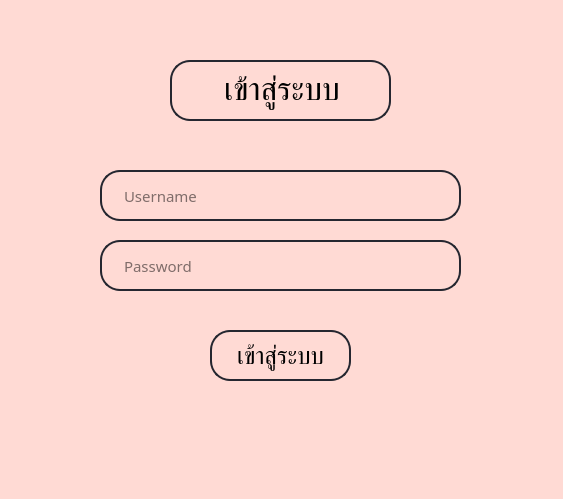
<?xml version="1.0" encoding="UTF-8"?>
<ui version="4.0">
 <class>Dialog</class>
 <widget class="QDialog" name="Dialog">
  <property name="geometry">
   <rect>
    <x>0</x>
    <y>0</y>
    <width>563</width>
    <height>499</height>
   </rect>
  </property>
  <property name="minimumSize">
   <size>
    <width>563</width>
    <height>0</height>
   </size>
  </property>
  <property name="maximumSize">
   <size>
    <width>563</width>
    <height>499</height>
   </size>
  </property>
  <property name="windowTitle">
   <string>เข้าสู่ระบบ</string>
  </property>
  <property name="windowIcon">
   <iconset>
    <normaloff>../../resorce/icon.png</normaloff>../../resorce/icon.png</iconset>
  </property>
  <property name="styleSheet">
   <string notr="true">background-color : rgb(255, 218, 212)</string>
  </property>
  <widget class="QPushButton" name="loginButton">
   <property name="geometry">
    <rect>
     <x>210</x>
     <y>330</y>
     <width>141</width>
     <height>51</height>
    </rect>
   </property>
   <property name="font">
    <font>
     <family>MS Shell Dlg 2</family>
     <pointsize>18</pointsize>
     <weight>50</weight>
     <italic>false</italic>
     <bold>false</bold>
    </font>
   </property>
   <property name="styleSheet">
    <string notr="true">QPushButton {
	font: 18pt &quot;MS Shell Dlg 2&quot;;	
	border: 2px solid rgb(37,39,48);
	border-radius: 20px;
	color: #0000;
	padding-left: 20px;
	padding-right: 20px;
}
QPushButton:hover {
	border: 2px solid rgb(48, 50, 62);
}
QPushButton:hover:pressed
{
  border: 2px solid rgb(255, 73, 73);
}
</string>
   </property>
   <property name="text">
    <string>เข้าสู่ระบบ</string>
   </property>
  </widget>
  <widget class="QLabel" name="label">
   <property name="geometry">
    <rect>
     <x>170</x>
     <y>60</y>
     <width>221</width>
     <height>61</height>
    </rect>
   </property>
   <property name="minimumSize">
    <size>
     <width>0</width>
     <height>0</height>
    </size>
   </property>
   <property name="styleSheet">
    <string notr="true">QLabel {	
	color: #0000;
	border: 2px solid rgb(37,39,48);
	border-radius: 20px;

}</string>
   </property>
   <property name="text">
    <string>&lt;html&gt;&lt;head/&gt;&lt;body&gt;&lt;p align=&quot;center&quot;&gt;&lt;span style=&quot; font-size:24pt;&quot;&gt;เข้าสู่ระบบ&lt;/span&gt;&lt;/p&gt;&lt;/body&gt;&lt;/html&gt;</string>
   </property>
  </widget>
  <widget class="QLineEdit" name="passwordText">
   <property name="geometry">
    <rect>
     <x>100</x>
     <y>240</y>
     <width>361</width>
     <height>51</height>
    </rect>
   </property>
   <property name="font">
    <font>
     <family>Cloud Light</family>
     <pointsize>11</pointsize>
     <weight>50</weight>
     <bold>false</bold>
    </font>
   </property>
   <property name="styleSheet">
    <string notr="true">QLineEdit {
	border: 2px solid rgb(37,39,48);
	border-radius: 20px;
	color: #0000;
	padding-left: 20px;
	padding-right: 20px;
}
QLineEdit:hover {
	border: 2px solid rgb(48, 50, 62);
}
QLineEdit:focus {
	border: 2px solid rgb(85, 170, 255);
}</string>
   </property>
   <property name="placeholderText">
    <string>Password</string>
   </property>
  </widget>
  <widget class="QLabel" name="image2">
   <property name="geometry">
    <rect>
     <x>410</x>
     <y>10</y>
     <width>101</width>
     <height>71</height>
    </rect>
   </property>
   <property name="styleSheet">
    <string notr="true">image: url(:/image/stars.png);</string>
   </property>
   <property name="text">
    <string/>
   </property>
  </widget>
  <widget class="QLineEdit" name="usernameText">
   <property name="geometry">
    <rect>
     <x>100</x>
     <y>170</y>
     <width>361</width>
     <height>51</height>
    </rect>
   </property>
   <property name="font">
    <font>
     <family>Cloud Light</family>
     <pointsize>11</pointsize>
     <weight>50</weight>
     <bold>false</bold>
    </font>
   </property>
   <property name="styleSheet">
    <string notr="true">QLineEdit {
	border: 2px solid rgb(37,39,48);
	border-radius: 20px;
	color: #0000;
	padding-left: 20px;
	padding-right: 20px;
}
QLineEdit:hover {
	border: 2px solid rgb(48, 50, 62);
}
QLineEdit:focus {
	border: 2px solid rgb(85, 170, 255);
}</string>
   </property>
   <property name="placeholderText">
    <string>Username</string>
   </property>
  </widget>
  <widget class="QLabel" name="image1">
   <property name="geometry">
    <rect>
     <x>0</x>
     <y>290</y>
     <width>181</width>
     <height>161</height>
    </rect>
   </property>
   <property name="styleSheet">
    <string notr="true">image: url(:/image/icons.png);</string>
   </property>
   <property name="text">
    <string/>
   </property>
  </widget>
  <widget class="QLabel" name="image1_2">
   <property name="geometry">
    <rect>
     <x>380</x>
     <y>290</y>
     <width>181</width>
     <height>161</height>
    </rect>
   </property>
   <property name="maximumSize">
    <size>
     <width>181</width>
     <height>161</height>
    </size>
   </property>
   <property name="styleSheet">
    <string notr="true">image: url(:/image/icon.png);</string>
   </property>
   <property name="text">
    <string/>
   </property>
  </widget>
  <zorder>image2</zorder>
  <zorder>image1_2</zorder>
  <zorder>image1</zorder>
  <zorder>loginButton</zorder>
  <zorder>label</zorder>
  <zorder>passwordText</zorder>
  <zorder>usernameText</zorder>
 </widget>
 <resources/>
 <connections/>
</ui>
